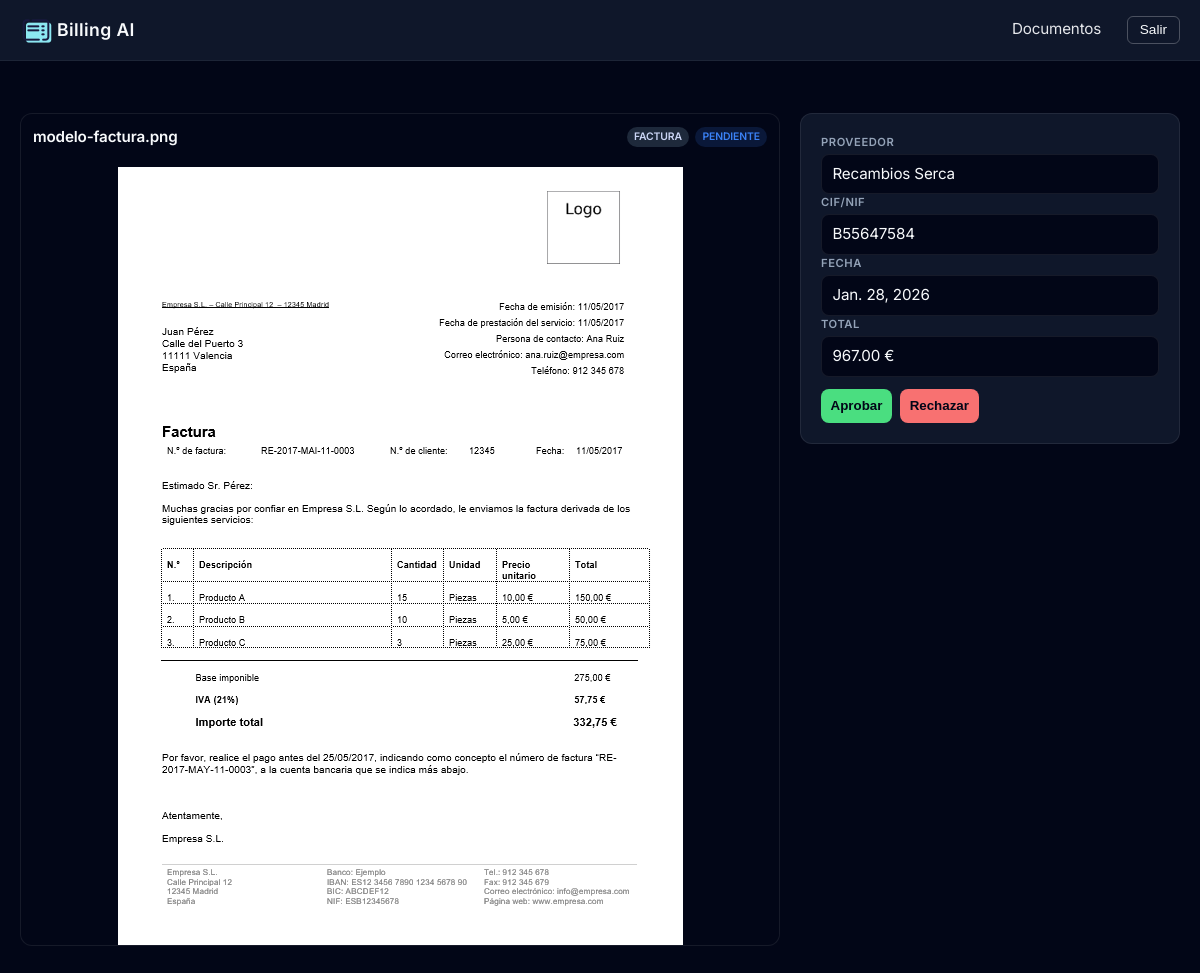
Screenshot of /documents/1/ (signed in) with the database file from the repository.
### documents/models.py (models this page shows)
class Document(models.Model):
    TYPE_CHOICES = [
        ("invoice", "Factura"),
        ("delivery", "Albarán"),
        ("other", "Otro"),
    ]
    STATUS_CHOICES = [
        ("pending", "Pendiente"),
        ("approved", "Aprobado"),
        ("needs_review", "Revisión"),
        ("error", "Error"),
    ]
    @property
    def extension(self):
        if not self.file:
            return ""
        return os.path.splitext(self.file.name)[1].lower()
    @property
    def is_pdf(self):
        if not self.file:
            return False
        return self.file.name.lower().endswith(".pdf")
    @property
    def is_image(self):
        if not self.file:
            return False
        return self.extension in [".jpg", ".jpeg", ".png", ".webp"]
    client = models.ForeignKey(Client, on_delete=models.CASCADE, related_name="documents")
    external_id = models.CharField(max_length=255, unique=True)
    file = models.FileField(upload_to="documents/")
    original_name = models.CharField(max_length=255)
    document_type = models.CharField(max_length=20, choices=TYPE_CHOICES)
    confidence = models.FloatField()
    status = models.CharField(max_length=20, choices=STATUS_CHOICES, default="pending")
    extracted_data = models.JSONField()
    provider_name = models.CharField(max_length=255, null=True, blank=True)
    provider_tax_id = models.CharField(max_length=50, null=True, blank=True)
    issue_date = models.DateField(null=True, blank=True)
    total_amount = models.DecimalField(max_digits=10, decimal_places=2, null=True, blank=True)
    created_at = models.DateTimeField(auto_now_add=True)
    reviewed_at = models.DateTimeField(null=True, blank=True)

### documents/views.py (the view)
# urls.py: path("<int:pk>/", DocumentDetailView.as_view(), name="detail"),
class DocumentDetailView(LoginRequiredMixin, DetailView):
    model = Document
    template_name = "documents/document_detail.html"
    def get_queryset(self):
        return Document.objects.filter(
            client__clientuser__user=self.request.user
        )

### templates/documents/document_detail.html (shortened to what this page needs)
{% extends "base.html" %}
{% block styles %}
{% load static %}
    <link rel="stylesheet" type="text/css" href="{% static 'css/documents/document_detail.css' %}">
{% endblock %}
{% block content %}
<div class="layout">
    <div class="pdf">
        <div class="pdf-header">
            <h3>{{ document.original_name }}</h3>
            <div class="pdf-badges">
                <span class="badge type">{{ document.get_document_type_display }}</span>
                <span class="badge status status-{{ document.status }}">
                    {{ document.get_status_display }}
                </span>
            </div>
        </div>
        {% if document.is_pdf %}
            <div id="pdf-viewer" style="width:100%; height:600px; overflow:auto;"></div>
            <p id="pdf-fallback" style="display:none;">
                No se puede visualizar el PDF.
                <a href="{{ document.file.url }}" target="_blank">Descargar PDF</a>
            </p>
        {% elif document.is_image %}
            <img src="{{ document.file.url }}" style="max-width:100%;" />
        {% else %}
            <p>No se puede visualizar el archivo</p>
        {% endif %}
    </div>
    <div class="data">
        <div class="field">
            <span class="label">Proveedor</span>
            <span class="value">{{ document.provider_name }}</span>
        </div>
        <div class="field">
            <span class="label">CIF/NIF</span>
            <span class="value">{{ document.provider_tax_id }}</span>
        </div>
        <div class="field">
            <span class="label">Fecha</span>
            <span class="value">{{ document.issue_date }}</span>
        </div>
        <div class="field">
            <span class="label">Total</span>
            <span class="value">{{ document.total_amount }} €</span>
        </div>
        <div class="actions">
            <form method="post" action="#">
                <button class="btn-approve" type="submit">Aprobar</button>
            </form>
            <form method="post" action="#">
                <button class="btn-reject" type="submit">Rechazar</button>
            </form>
        </div>
    </div>
</div>
{% endblock %}

### static/css/base.css (style rules this page uses)
:root { --body-bg-color: #020617; --body-fg-color: #f8fafc; --card-bg-color: #0f172a; --enfasis-color: #38bdf8; --muted-color: #64748b; }
body { margin: 0; padding: 0; font-family: "Inter", system-ui, -apple-system, BlinkMacSystemFont,"Segoe UI", sans-serif; font-size: 15px; line-height: 1.5; letter-spacing: -0.01em; background-color: #020617; }
h1, h2, h3, h4, h5, p { color: var(--body-fg-color); }

### static/css/documents/document_detail.css (style rules this page uses)
.layout { display: grid; grid-template-columns: 1fr 380px; gap: 1.25rem; padding: 1.25rem 0; }
.pdf { background: #020617; border: 1px solid rgba(255, 255, 255, 0.08); border-radius: 12px; overflow: hidden; }
.pdf img { display: block; max-width: 100%; height: auto; margin: 0 auto; }
.data { background: #0f172a; border: 1px solid rgba(255, 255, 255, 0.08); border-radius: 12px; padding: 1.25rem; height: fit-content; }
.data form { display: flex; flex-direction: column; gap: 0.75rem; }
.field { display: flex; flex-direction: column; gap: 0.2rem; }
.field .label { font-size: 0.7rem; font-weight: 600; text-transform: uppercase; letter-spacing: 0.05em; color: #94a3b8; }
.field .value { font-size: 0.95rem; color: #f8fafc; background: #020617; padding: 0.5rem 0.65rem; border-radius: 8px; border: 1px solid rgba(255, 255, 255, 0.08); }
.data .actions { display: flex; gap: 0.5rem; margin-top: 0.75rem; }
.data button { flex: 1; padding: 0.6rem; border-radius: 8px; border: none; color: #020617; font-weight: 600; cursor: pointer; transition: background 0.2s, transform 0.05s; }
.actions .btn-approve { background: #4ade80; }
.actions .btn-reject { background: #f87171; }
.pdf-header { display: flex; justify-content: space-between; align-items: center; margin-bottom: 0.4rem; padding: 0.75rem; }
.pdf-header h3 { font-size: 0.95rem; font-weight: 600; color: #f8fafc; margin: 0; }
.pdf-badges { display: flex; gap: 0.4rem; }
.badge { font-size: 0.65rem; padding: 0.15rem 0.45rem; border-radius: 999px; text-transform: uppercase; font-weight: 600; }
.badge.type { background: #1e293b; color: #cbd5f5; }
.badge.status-pending { background: rgba(59, 130, 246, 0.15); color: #3b82f6; }

### rows the page displays
Document: original_name "modelo-factura.png", document_type "FACTURA", status "PENDIENTE", file (picture), provider_name "Recambios Serca", provider_tax_id "B55647584", issue_date "Jan. 28, 2026", total_amount "967.00"
